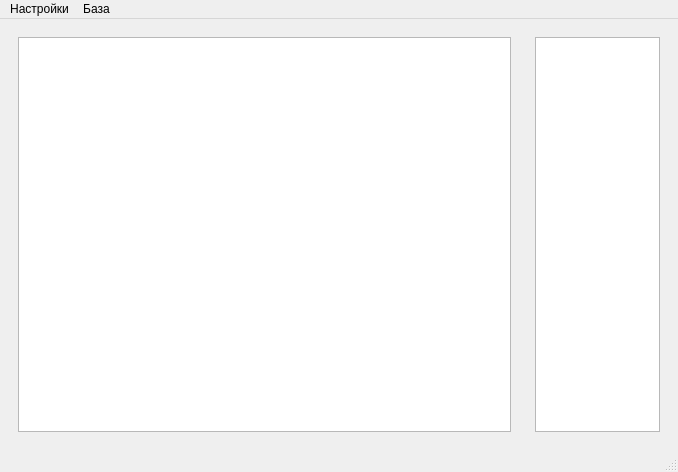
<?xml version="1.0" encoding="UTF-8"?>
<ui version="4.0">
 <class>MainMenu</class>
 <widget class="QMainWindow" name="MainMenu">
  <property name="geometry">
   <rect>
    <x>0</x>
    <y>0</y>
    <width>678</width>
    <height>472</height>
   </rect>
  </property>
  <property name="windowTitle">
   <string>Controlcenter</string>
  </property>
  <widget class="QWidget" name="centralwidget">
   <layout class="QGridLayout" name="gridLayout_4">
    <item row="0" column="0">
     <layout class="QGridLayout" name="gridLayout">
      <item row="0" column="0">
       <widget class="QWidget" name="widget" native="true">
        <property name="minimumSize">
         <size>
          <width>511</width>
          <height>408</height>
         </size>
        </property>
        <layout class="QGridLayout" name="gridLayout_2">
         <item row="0" column="0">
          <widget class="QListView" name="listView"/>
         </item>
        </layout>
       </widget>
      </item>
      <item row="0" column="1">
       <widget class="QWidget" name="widget_2" native="true">
        <property name="minimumSize">
         <size>
          <width>141</width>
          <height>411</height>
         </size>
        </property>
        <property name="maximumSize">
         <size>
          <width>261</width>
          <height>931</height>
         </size>
        </property>
        <layout class="QGridLayout" name="gridLayout_3">
         <item row="0" column="0">
          <widget class="QListView" name="listView_2"/>
         </item>
        </layout>
       </widget>
      </item>
     </layout>
    </item>
   </layout>
  </widget>
  <widget class="QMenuBar" name="menuBar">
   <property name="geometry">
    <rect>
     <x>0</x>
     <y>0</y>
     <width>678</width>
     <height>21</height>
    </rect>
   </property>
   <widget class="QMenu" name="menu_base">
    <property name="title">
     <string>База</string>
    </property>
    <addaction name="action_create_db"/>
    <addaction name="action_connect_db"/>
    <addaction name="separator"/>
    <addaction name="action_syslog"/>
   </widget>
   <widget class="QMenu" name="obj_settings">
    <property name="title">
     <string>Настройки</string>
    </property>
    <addaction name="action_settings"/>
    <addaction name="separator"/>
    <addaction name="action_exit"/>
   </widget>
   <addaction name="obj_settings"/>
   <addaction name="menu_base"/>
  </widget>
  <widget class="QStatusBar" name="statusBar"/>
  <action name="action_create_db">
   <property name="text">
    <string>Создать базу данных</string>
   </property>
  </action>
  <action name="action_connect_db">
   <property name="text">
    <string>Подключить базу данных</string>
   </property>
  </action>
  <action name="action_settings">
   <property name="text">
    <string>Настройки пользователя</string>
   </property>
  </action>
  <action name="action_exit">
   <property name="text">
    <string>Выход</string>
   </property>
  </action>
  <action name="action_syslog">
   <property name="text">
    <string>Просмотр логов</string>
   </property>
  </action>
 </widget>
 <resources/>
 <connections/>
</ui>
